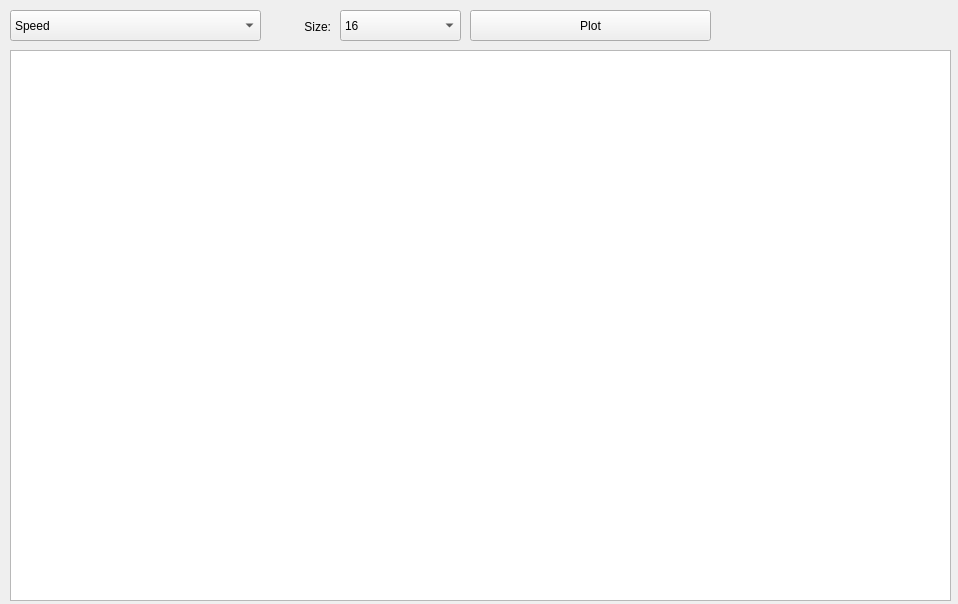
<?xml version="1.0" encoding="UTF-8"?>
<ui version="4.0">
 <class>MainWindow</class>
 <widget class="QMainWindow" name="MainWindow">
  <property name="geometry">
   <rect>
    <x>0</x>
    <y>0</y>
    <width>958</width>
    <height>604</height>
   </rect>
  </property>
  <property name="windowTitle">
   <string>HashTable Analysis</string>
  </property>
  <widget class="QWidget" name="centralwidget">
   <widget class="QChartView" name="chart">
    <property name="geometry">
     <rect>
      <x>10</x>
      <y>50</y>
      <width>941</width>
      <height>551</height>
     </rect>
    </property>
   </widget>
   <widget class="QComboBox" name="typeBox">
    <property name="geometry">
     <rect>
      <x>10</x>
      <y>10</y>
      <width>251</width>
      <height>31</height>
     </rect>
    </property>
    <item>
     <property name="text">
      <string>Speed</string>
     </property>
    </item>
    <item>
     <property name="text">
      <string>Modular vs Universal : collisions</string>
     </property>
    </item>
   </widget>
   <widget class="QPushButton" name="plotBtn">
    <property name="geometry">
     <rect>
      <x>470</x>
      <y>10</y>
      <width>241</width>
      <height>31</height>
     </rect>
    </property>
    <property name="text">
     <string>Plot</string>
    </property>
   </widget>
   <widget class="QComboBox" name="sizeBox">
    <property name="geometry">
     <rect>
      <x>340</x>
      <y>10</y>
      <width>121</width>
      <height>31</height>
     </rect>
    </property>
    <item>
     <property name="text">
      <string>16</string>
     </property>
    </item>
    <item>
     <property name="text">
      <string>64</string>
     </property>
    </item>
    <item>
     <property name="text">
      <string>128</string>
     </property>
    </item>
    <item>
     <property name="text">
      <string>2048</string>
     </property>
    </item>
   </widget>
   <widget class="QLabel" name="label">
    <property name="geometry">
     <rect>
      <x>270</x>
      <y>16</y>
      <width>61</width>
      <height>21</height>
     </rect>
    </property>
    <property name="text">
     <string>Size:</string>
    </property>
    <property name="alignment">
     <set>Qt::AlignRight|Qt::AlignTrailing|Qt::AlignVCenter</set>
    </property>
   </widget>
  </widget>
 </widget>
 <customwidgets>
  <customwidget>
   <class>QChartView</class>
   <extends>QGraphicsView</extends>
   <header>QtCharts</header>
  </customwidget>
 </customwidgets>
 <resources/>
 <connections/>
</ui>
